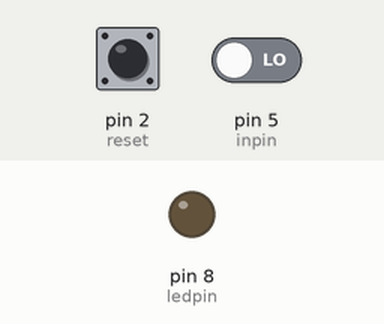
Recording of a sketch running on a simulated Arduino Uno, built with avr-gcc and run on an emulated ATmega328P. Parts: output pins drawn as LEDs (lit = HIGH). The test bench sets the inputs (shaded band); at power-on: pin 5 (inpin) LOW, pin 2 (reset) LOW.

Above: at 1.2 s.
1.3 s: pin 5 (inpin) driven HIGH
At 2.3 s:
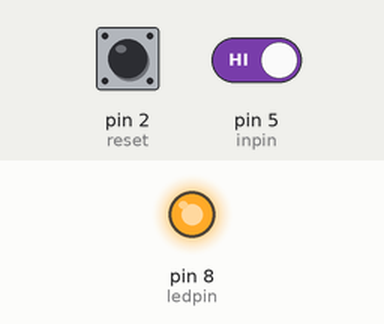
2.8 s: pin 2 (reset) pulled HIGH for 3.2 s
At 3.4 s:
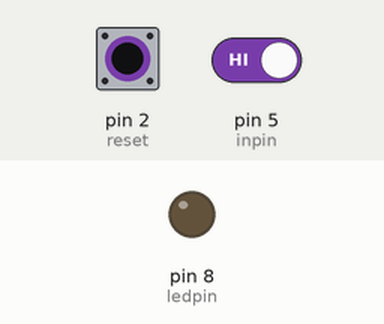
Timing chart, 0 to 7.5 s (numbered marks = the images above; inputs shaded):
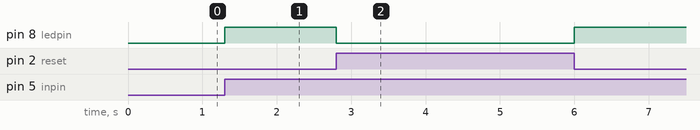

The sketch:

key.ino
```cpp
int ledpin=8;//定义数字11 接口
int inpin=5;//定义数字7 接口
int reset=2;
int val;//定义变量val
void setup()
{
  pinMode(ledpin,OUTPUT);//定义小灯接口为输出接口
  pinMode(inpin,INPUT);//定义按键接口为输入接口
  pinMode(reset,INPUT);
}
void loop()
{
val=digitalRead(inpin);//读取数字7 口电平值赋给val
if(val==HIGH) LED_YES();//检测按键是否按下，按键按下时小灯亮起
}
void LED_YES()
{
  while(digitalRead(reset)==LOW)
  {
    digitalWrite(ledpin,HIGH);
  }
  clear_led();
}
void clear_led()
{
  digitalWrite(ledpin,LOW);
}
```

Measured:
- after the input at 1.3 s, pin 8 (ledpin): LOW → HIGH at once
- after the input at 2.8 s, pin 8 (ledpin): HIGH → LOW at once, → HIGH 3.2 s later
